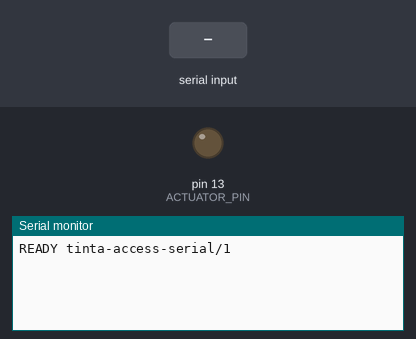
The sketch below on a simulated Arduino Nano, built with avr-gcc and run on an emulated ATmega328P. Parts: output pins drawn as LEDs (lit = HIGH), the last lines printed to the serial monitor. The test bench sets the inputs (shaded band).

Above: at 1.2 s.
1.3 s: "PING\n" received over Serial
At 2.5 s:
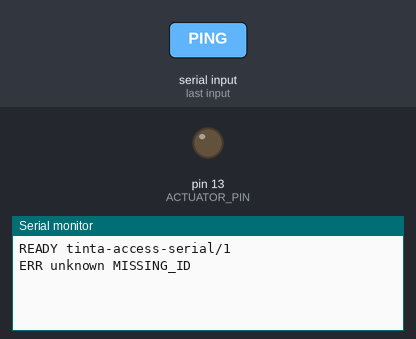
2.8 s: "PULSE\n" received over Serial
At 3.6 s:
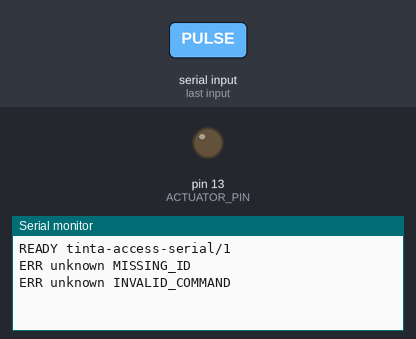
4.3 s: "1\n" received over Serial
At 4.7 s:
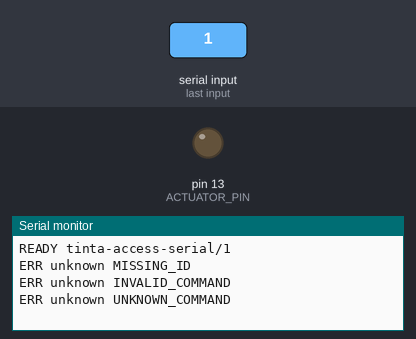

The sketch:

tinta-access-led.ino
```cpp
// Tinta Access — Arduino Nano actuator proof
// Protocol: tinta-access-serial/1 @ 115200 8N1
//
// Host -> PING <command-id>
// Nano -> ACK <command-id> READY
//
// Host -> PULSE <command-id> <duration-ms>
// Nano -> ACK <command-id> STARTED
// Nano -> ACK <command-id> COMPLETED

#include <Arduino.h>

constexpr uint8_t ACTUATOR_PIN = LED_BUILTIN;
constexpr uint8_t ACTIVE_LEVEL = HIGH;
constexpr uint8_t INACTIVE_LEVEL = LOW;
constexpr unsigned long MIN_PULSE_MS = 100;
constexpr unsigned long MAX_PULSE_MS = 5000;
constexpr size_t COMMAND_ID_SIZE = 37;  // UUID string + null terminator.
constexpr size_t LINE_SIZE = 96;

char lineBuffer[LINE_SIZE];
size_t lineLength = 0;

bool pulseActive = false;
unsigned long pulseEndsAt = 0;
char activeCommand[COMMAND_ID_SIZE] = {0};
char lastCompletedCommand[COMMAND_ID_SIZE] = {0};

void copyCommandID(char *destination, const char *source) {
  strncpy(destination, source, COMMAND_ID_SIZE - 1);
  destination[COMMAND_ID_SIZE - 1] = '\0';
}

void emit(const char *kind, const char *commandID, const char *state) {
  Serial.print(kind);
  Serial.print(' ');
  Serial.print(commandID);
  Serial.print(' ');
  Serial.println(state);
}

void completePulse() {
  digitalWrite(ACTUATOR_PIN, INACTIVE_LEVEL);
  pulseActive = false;
  copyCommandID(lastCompletedCommand, activeCommand);
  activeCommand[0] = '\0';
  emit("ACK", lastCompletedCommand, "COMPLETED");
}

void handlePing(char *commandID) {
  if (commandID == nullptr || commandID[0] == '\0') {
    emit("ERR", "unknown", "MISSING_ID");
    return;
  }
  emit("ACK", commandID, "READY");
}

void handlePulse(char *commandID, char *durationText) {
  if (commandID == nullptr || durationText == nullptr) {
    emit("ERR", commandID == nullptr ? "unknown" : commandID, "INVALID_COMMAND");
    return;
  }

  // Repeating the last ID never pulses the output twice while this firmware
  // session remains alive. This protects host retries after a lost ACK.
  if (pulseActive && strcmp(commandID, activeCommand) == 0) {
    emit("ACK", commandID, "STARTED");
    return;
  }
  if (!pulseActive && strcmp(commandID, lastCompletedCommand) == 0) {
    emit("ACK", commandID, "COMPLETED");
    return;
  }
  if (pulseActive) {
    emit("ERR", commandID, "BUSY");
    return;
  }

  char *end = nullptr;
  unsigned long duration = strtoul(durationText, &end, 10);
  if (end == durationText || *end != '\0' || duration < MIN_PULSE_MS || duration > MAX_PULSE_MS) {
    emit("ERR", commandID, "INVALID_DURATION");
    return;
  }

  copyCommandID(activeCommand, commandID);
  digitalWrite(ACTUATOR_PIN, ACTIVE_LEVEL);
  pulseActive = true;
  pulseEndsAt = millis() + duration;
  emit("ACK", activeCommand, "STARTED");
}

void handleLine(char *line) {
  char *verb = strtok(line, " ");
  char *commandID = strtok(nullptr, " ");
  if (verb == nullptr) {
    return;
  }
  if (strcmp(verb, "PING") == 0) {
    handlePing(commandID);
    return;
  }
  if (strcmp(verb, "PULSE") == 0) {
    handlePulse(commandID, strtok(nullptr, " "));
    return;
  }
  emit("ERR", commandID == nullptr ? "unknown" : commandID, "UNKNOWN_COMMAND");
}

void readSerial() {
  while (Serial.available() > 0) {
    char value = static_cast<char>(Serial.read());
    if (value == '\r') {
      continue;
    }
    if (value == '\n') {
      lineBuffer[lineLength] = '\0';
      handleLine(lineBuffer);
      lineLength = 0;
      continue;
    }
    if (lineLength < LINE_SIZE - 1) {
      lineBuffer[lineLength++] = value;
    } else {
      lineLength = 0;
      emit("ERR", "unknown", "LINE_TOO_LONG");
    }
  }
}

void setup() {
  pinMode(ACTUATOR_PIN, OUTPUT);
  digitalWrite(ACTUATOR_PIN, INACTIVE_LEVEL);
  Serial.begin(115200);
  Serial.println("READY tinta-access-serial/1");
}

void loop() {
  // Signed subtraction keeps the comparison correct across millis() wrap.
  if (pulseActive && static_cast<long>(millis() - pulseEndsAt) >= 0) {
    completePulse();
  }
  readSerial();
}
```

Measured:
- after the input at 1.3 s, the serial monitor: prints a new line at once (image 1)
- after the input at 2.8 s, the serial monitor: prints a new line at once (image 2)
- after the input at 4.3 s, the serial monitor: prints a new line at once (image 3)
